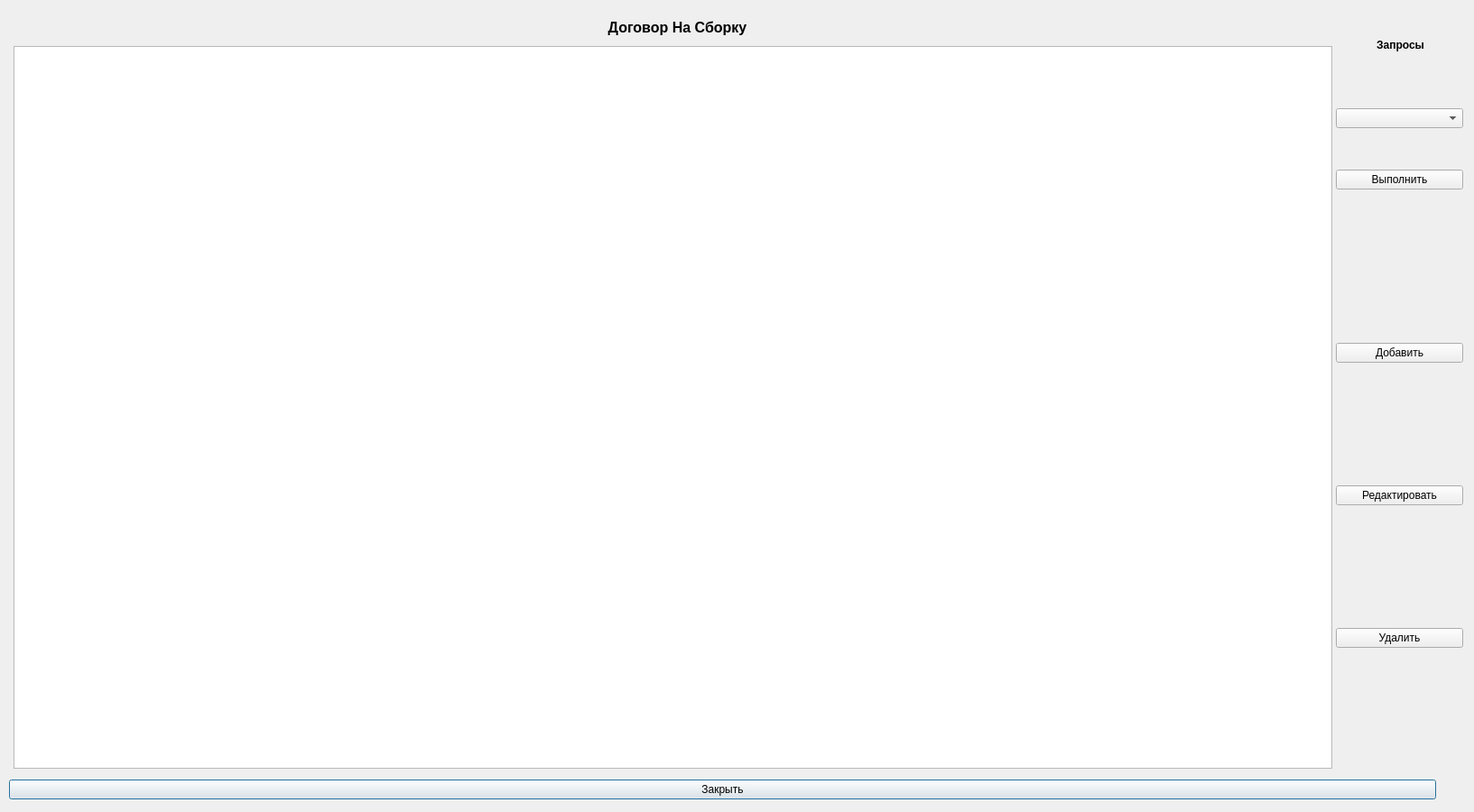
<?xml version="1.0" encoding="UTF-8"?>
<ui version="4.0">
 <class>AllDogovorInSborka</class>
 <widget class="QDialog" name="AllDogovorInSborka">
  <property name="geometry">
   <rect>
    <x>0</x>
    <y>0</y>
    <width>1633</width>
    <height>900</height>
   </rect>
  </property>
  <property name="windowTitle">
   <string>Dialog</string>
  </property>
  <widget class="QTableView" name="tableView">
   <property name="geometry">
    <rect>
     <x>15</x>
     <y>51</y>
     <width>1461</width>
     <height>801</height>
    </rect>
   </property>
  </widget>
  <widget class="QWidget" name="verticalLayoutWidget">
   <property name="geometry">
    <rect>
     <x>10</x>
     <y>860</y>
     <width>1581</width>
     <height>31</height>
    </rect>
   </property>
   <layout class="QVBoxLayout" name="verticalLayout">
    <item>
     <widget class="QPushButton" name="Exit">
      <property name="text">
       <string>Закрыть</string>
      </property>
     </widget>
    </item>
   </layout>
  </widget>
  <widget class="QWidget" name="verticalLayoutWidget_2">
   <property name="geometry">
    <rect>
     <x>1480</x>
     <y>250</y>
     <width>141</width>
     <height>601</height>
    </rect>
   </property>
   <layout class="QVBoxLayout" name="verticalLayout_2">
    <item>
     <widget class="QPushButton" name="Add">
      <property name="text">
       <string>Добавить</string>
      </property>
     </widget>
    </item>
    <item>
     <widget class="QPushButton" name="Redact">
      <property name="text">
       <string>Редактировать</string>
      </property>
     </widget>
    </item>
    <item>
     <widget class="QPushButton" name="Delete">
      <property name="text">
       <string>Удалить</string>
      </property>
     </widget>
    </item>
   </layout>
  </widget>
  <widget class="QWidget" name="verticalLayoutWidget_3">
   <property name="geometry">
    <rect>
     <x>20</x>
     <y>10</y>
     <width>1461</width>
     <height>41</height>
    </rect>
   </property>
   <layout class="QVBoxLayout" name="verticalLayout_3">
    <item>
     <widget class="QLabel" name="label">
      <property name="font">
       <font>
        <pointsize>12</pointsize>
        <weight>75</weight>
        <bold>true</bold>
       </font>
      </property>
      <property name="text">
       <string>Договор На Сборку</string>
      </property>
      <property name="alignment">
       <set>Qt::AlignCenter</set>
      </property>
     </widget>
    </item>
   </layout>
  </widget>
  <widget class="QWidget" name="verticalLayoutWidget_4">
   <property name="geometry">
    <rect>
     <x>1481</x>
     <y>14</y>
     <width>141</width>
     <height>71</height>
    </rect>
   </property>
   <layout class="QVBoxLayout" name="verticalLayout_4">
    <item>
     <widget class="QLabel" name="label_2">
      <property name="font">
       <font>
        <pointsize>9</pointsize>
        <weight>75</weight>
        <bold>true</bold>
       </font>
      </property>
      <property name="text">
       <string>Запросы</string>
      </property>
      <property name="alignment">
       <set>Qt::AlignCenter</set>
      </property>
     </widget>
    </item>
   </layout>
  </widget>
  <widget class="QWidget" name="verticalLayoutWidget_6">
   <property name="geometry">
    <rect>
     <x>1480</x>
     <y>80</y>
     <width>141</width>
     <height>171</height>
    </rect>
   </property>
   <layout class="QVBoxLayout" name="verticalLayout_6">
    <item>
     <widget class="QComboBox" name="Zapros1"/>
    </item>
    <item>
     <widget class="QPushButton" name="Go1">
      <property name="text">
       <string>Выполнить</string>
      </property>
     </widget>
    </item>
   </layout>
  </widget>
 </widget>
 <resources/>
 <connections/>
</ui>
